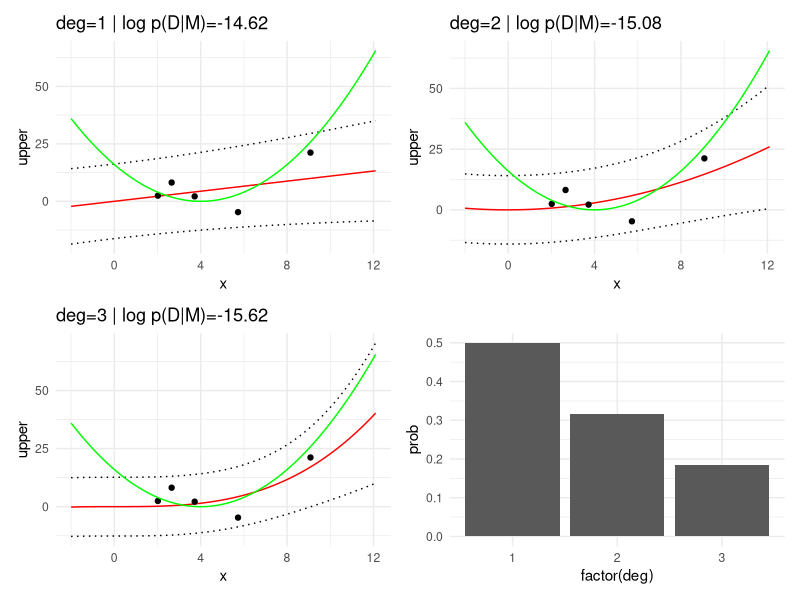
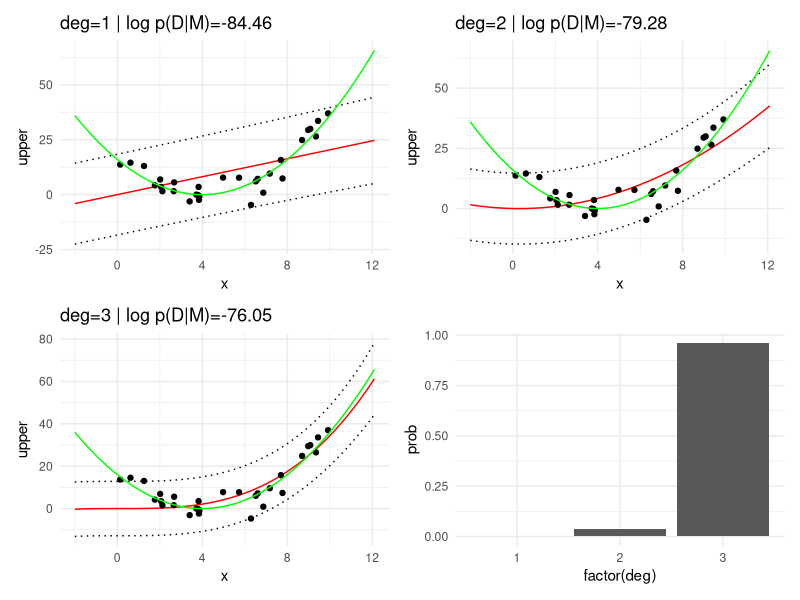

Recreate these plots in R, in order.
library(tidyverse)
library(patchwork)

poly_design <- function(x, deg) {
  sapply(
    0:deg,
    function(p) x^p
  ) |>
    as.matrix()
}

generate_data <- function(N, seed) {
  set.seed(seed)

  x_train <- runif(N, 0, 10)
  y_train <- (x_train - 4)^2 + 5 * rnorm(N)

  x_true <- seq(-2, 12.1, length.out = 100)
  y_true <- (x_true - 4)^2

  list(
    x_train = x_train,
    y_train = y_train,
    x_true = x_true,
    y_true = y_true
  )
}

empirical_bayes <- function(X, y) {

  fn <- function(params) {
    -log_p_D_M(
      X, y,
      exp(params[1]), exp(params[2])
    )
  }

  opt <- optim(c(0, 0), fn)

  list(
    alpha = exp(opt$par[1]),
    beta = exp(opt$par[2])
  )
}

# p(D|M) = ∫ p(D|θ,M) p(θ|M) dθ
log_p_D_M <- function(X, y, alpha, beta) {
  N <- nrow(X)
  M <- ncol(X)

  m0 <- rep(0, M)                 # prior mean
  S0_inv <- alpha * diag(M)       # prior precision

  SN_inv <- S0_inv + beta * t(X) %*% X   # posterior precision
  SN <- solve(SN_inv)                    # posterior covariance
  mN <- SN %*% (S0_inv %*% m0 + beta * t(X) %*% y)  # posterior mean

  resid <- y - X %*% mN            # residuals at posterior mean
  logdetSN <- determinant(
    SN,
    logarithm = TRUE
  )$modulus

  as.numeric((
    M * log(alpha) +               # prior contribution
      N * log(beta) -              # likelihood precision
        beta * t(resid) %*% resid -  # data fit
        M * log(2 * pi) -            # constant
        alpha * t(mN) %*% mN +       # prior at posterior mean
        logdetSN                     # posterior volume
  ) / 2)
}

generate_plots <- function(N) {
  dat <- generate_data(N, 1)

  x_train <- dat$x_train
  y_train <- dat$y_train
  x_true <- dat$x_true
  y_true <- dat$y_true

  plots <- list()
  log_p_D_M_vals <- c()

  for (deg in deg_values) {
    X_train <- poly_design(x_train, deg)
    X_train <- poly(x_train, deg, raw = TRUE)

    eb <- empirical_bayes(X_train, y_train)

    log_p_D_M_val <- log_p_D_M(
      X_train,
      y_train,
      eb$alpha,
      eb$beta
    )

    log_p_D_M_vals <- c(
      log_p_D_M_vals,
      log_p_D_M_val
    )

    X_true <- poly_design(x_true, deg)
    X_true <- poly(x_true, deg, raw = TRUE)

    # posterior: p(θ|D) ∝ p(D|θ) p(θ)
    m0 <- rep(0, ncol(X_train))
    S0_inv <- eb$alpha * diag(ncol(X_train))
    SN_inv <- S0_inv + eb$beta * t(X_train) %*% X_train
    SN <- solve(SN_inv)
    mN <- SN %*%
      (S0_inv %*% m0 + eb$beta * t(X_train) %*% y_train)

    y_mean <- as.vector(X_true %*% mN)
    y_std <- sqrt(
      1/eb$beta + rowSums((X_true %*% SN) * X_true)
    )

    df <- tibble(
      x = x_true,
      mean = y_mean,
      upper = y_mean + 2*y_std,
      lower = y_mean - 2*y_std
    )

    p <- ggplot(
      df,
     aes(x = x)
    ) +
      geom_line(aes(y = upper), linetype = "dotted") +
      geom_line(aes(y = lower), linetype = "dotted") +
      geom_line(aes(y = mean), color = "red") +
      geom_point(
        data = tibble(
          x = x_train,
          y = y_train
        ),
        aes(x, y),
        inherit.aes = FALSE
      ) +
      geom_line(
        data = tibble(
          x = x_true,
          y = y_true
        ),
        aes(x, y),
        color = "green"
      ) +
      ggtitle(
        paste0("deg=", deg, " | log p(D|M)=", round(log_p_D_M_val, 2))
      ) +
      theme_minimal()

    plots[[deg]] <- p
  }

  # p(M|D) ∝ p(D|M) * p(M), with uniform p(M)
  # p(M) = 1/3
  p_M_given_D <- exp(log_p_D_M_vals)
  p_M_given_D <- p_M_given_D /
    sum(p_M_given_D)

  pbar <- tibble(
    deg = deg_values,
    prob = p_M_given_D
  ) |>
    ggplot(aes(x = factor(deg), y = prob)) +
    geom_col() +
    theme_minimal()

  plots <- c(plots, list(pbar))
  plots
}

alpha <- 0.01
beta <- 0.1
N_values <- c(5, 30)
deg_values <- c(1, 2, 3)

wrap_plots(generate_plots(N_values[1]))
wrap_plots(generate_plots(N_values[2]))
